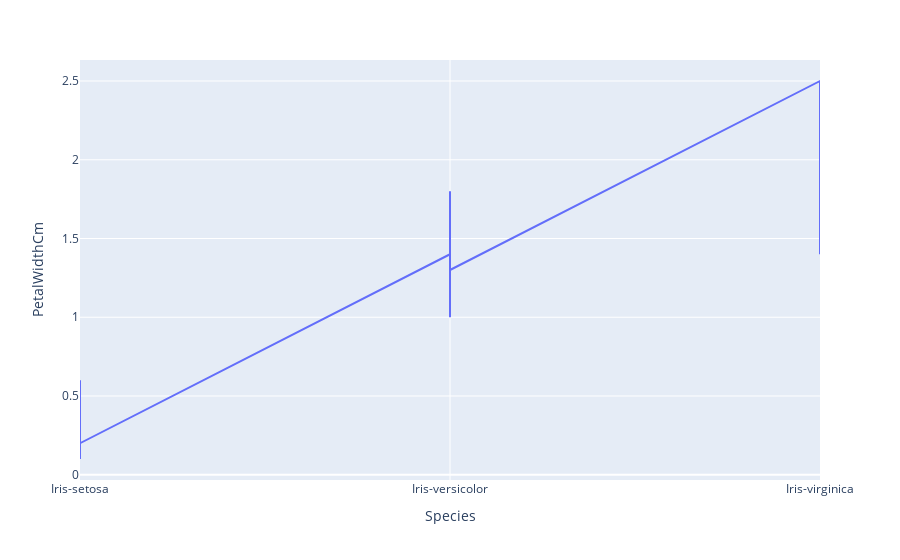

Notebook cell for this chart:
### Code cell
px.line(iris, x='Species', y='PetalWidthCm')

### Figure 1 — Plotly figure (JSON) as saved in the notebook; plotly's stock layout.template omitted (floating-point values rounded to 4 significant figures; data arrays with more than 128 entries replaced by an {"elided": "..."} marker saying what was removed)
{"data": [{"hovertemplate": "Species=%{x}<br>PetalWidthCm=%{y}<extra></extra>", "legendgroup": "", "line": {"color": "#636efa", "dash": "solid"}, "mode": "lines", "name": "", "showlegend": false, "type": "scatter", "x": {"elided": "150 str values"}, "xaxis": "x", "y": {"elided": "150 float values"}, "yaxis": "y"}], "layout": {"legend": {"tracegroupgap": 0}, "margin": {"t": 60}, "xaxis": {"anchor": "y", "domain": [0, 1], "title": {"text": "Species"}}, "yaxis": {"anchor": "x", "domain": [0, 1], "title": {"text": "PetalWidthCm"}}}}
